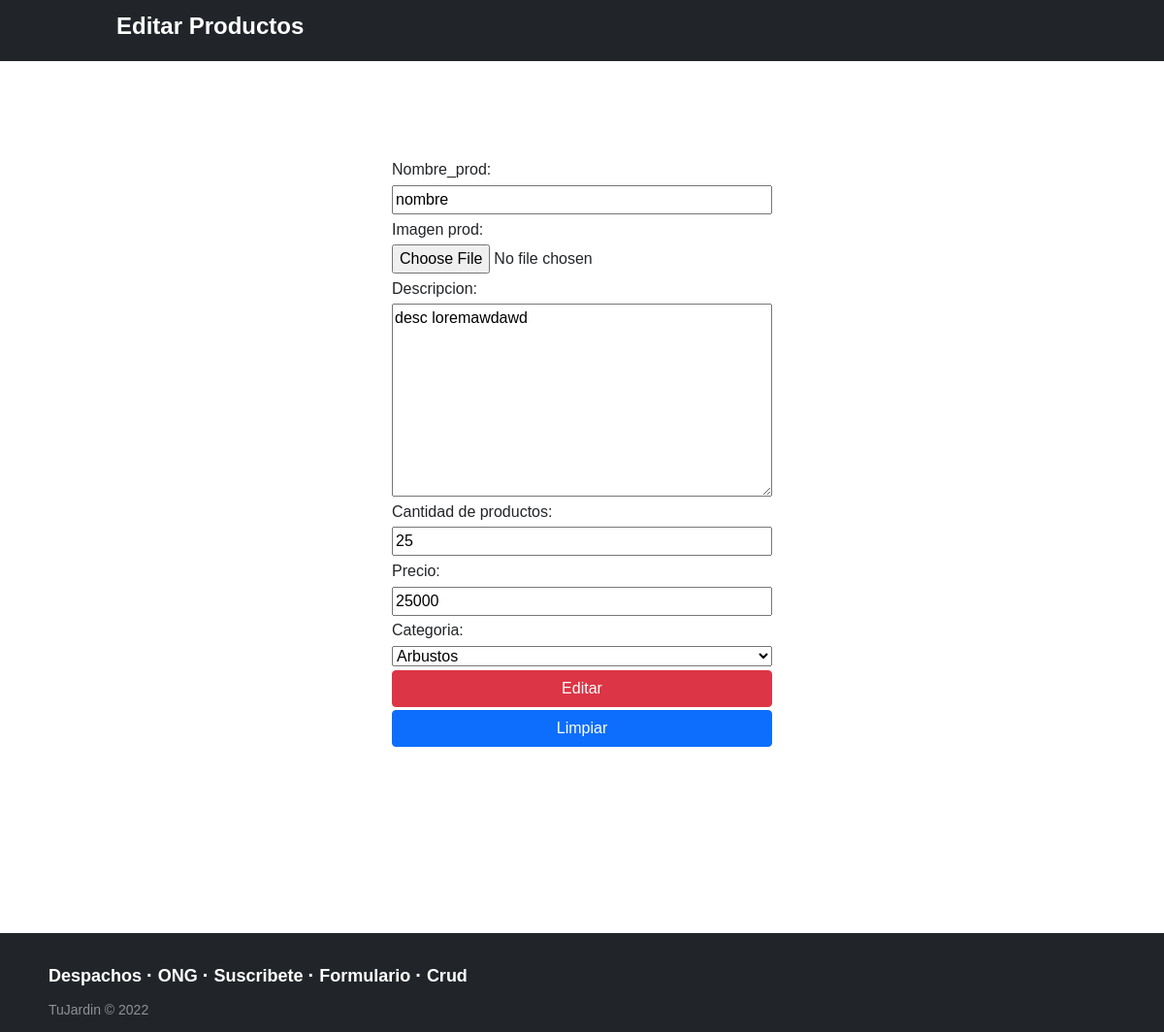
The page /mod_prod/3 on the database as committed earlier.
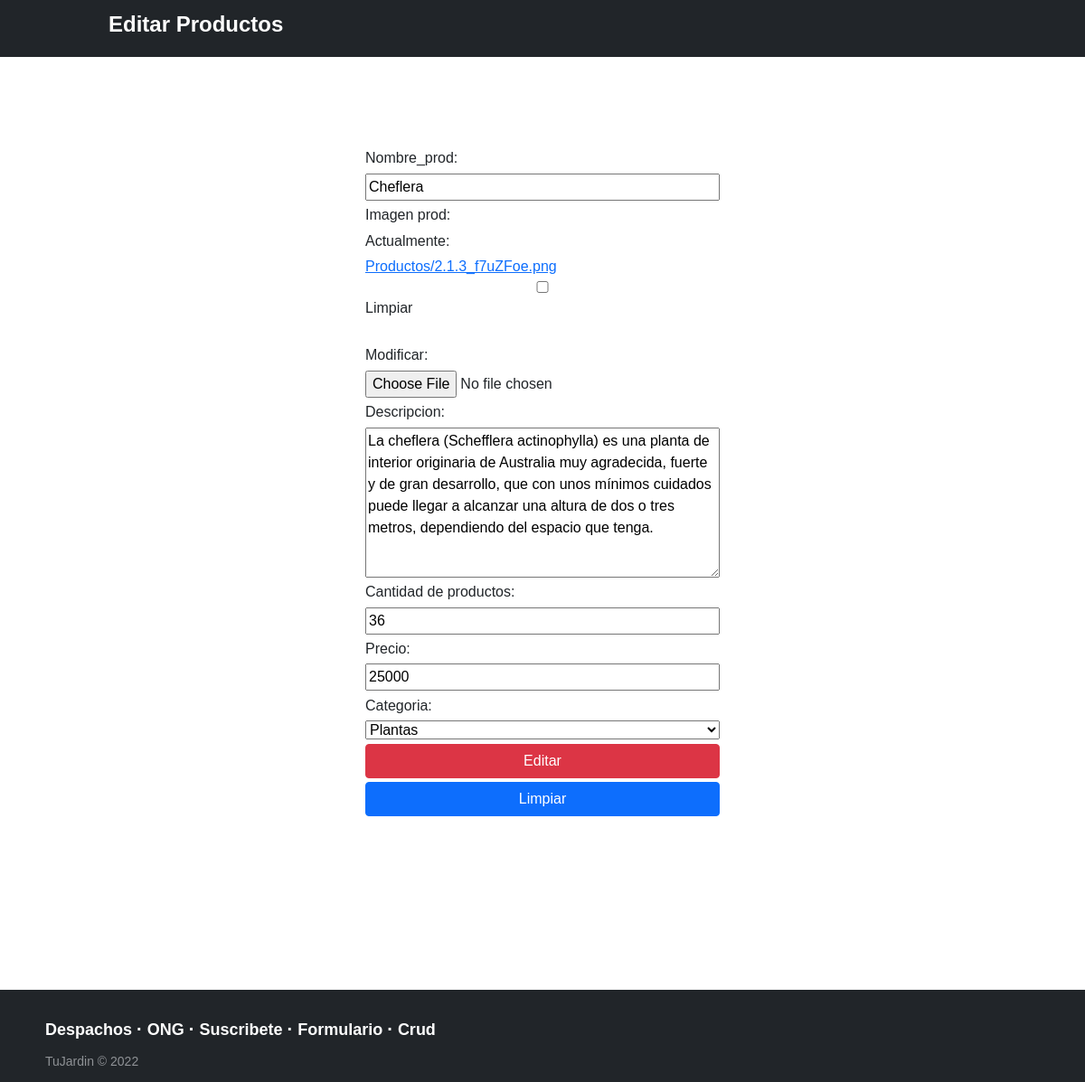
The same page on the database as committed later.
### core/models.py (models this page shows, shortened)
class Producto(models.Model):
    idProducto = models.AutoField(primary_key=True,verbose_name='id de Producto')
    nombre_prod = models.CharField(max_length=40,verbose_name='Nombre_prod')
    imagen_prod = models.ImageField(upload_to="Productos", null=True, blank=True) #python -m pip install Pillow   eso me lo pidio
    descripcion_prod = models.TextField(verbose_name='Descripcion')
    cantidad_prod = models.IntegerField(verbose_name='Cantidad de productos')
    precio_prod = models.IntegerField(verbose_name='Precio')
    categoria = models.ForeignKey(Categoria, null=True, blank=True, on_delete=models.CASCADE)

### core/views.py (the view, shortened to what this page needs)
# urls.py: path('mod_prod/<id>',mod_prod, name='mod'),
def mod_prod(request, id):
    producto = get_object_or_404(Producto, idProducto=id)
    datos = {
        'form': ProductoForm(instance=producto)
    }
    return render(request, 'core/mod.html', datos)

### core/forms.py
class ProductoForm(forms.ModelForm):
    class Meta:
        model = Producto
        fields = '__all__'
        exclude = ('idProducto',)

### core/models.py (called while the page is built)
    def __str__(self):
        return self.nombreCategoria

### core/templates/core/mod.html (shortened to what this page needs)
<html lang="en">
    {% load static %}
<head>
    <link href={% static 'core/css/index.css' %} rel="stylesheet" type="text/css">
    <link href="https://cdn.jsdelivr.net/npm/bootstrap@5.0.2/dist/css/bootstrap.min.css" rel="stylesheet">
</head>
<body>
    <nav class="navbar navbar-dark bg-dark">
        <span style="padding-left:10%;font-size: 1.5rem;font-weight: 700;" class="navbar-brand mb-2 h1">Editar Productos</span>
    </nav>
    <div class="container" style="margin-top: 5%;">
        <div class="row" style="margin: 9%;">
            <div class="col-xl-12 col-lg-12 col-md-12 col-sm-12" style="margin-bottom: 10%;">
                <div class="row-xl-6 row-lg-6 row-md-6 row-sm-6" style="display: flex;/* align-items: center; */justify-content: center;">
                    <form id="formulario" action="" method="post" style="display: grid; grid-row-gap: 0.6%;width: 60%;justify-content: center;margin: 0%;">
                            {{ form.as_table }}
                        <input type="submit" class="btn btn-danger" id="enviar" value="Editar">
                        <input type= "reset" class="btn btn-primary" id="limpiar" value="Limpiar">
                    </form>
                </div>
            </div>
        </div>
    </div>
    <footer class="footer-distributed">
        <div class="footer-right">
            <a href="#"></a>
            <a href="#"></a>
            <a href="#"></a>
            <a href="#"></a>
        </div>
        <div class="footer-left">
            <p class="footer-links">
                <p class="footer-links">
                              <a class="link-1" href={%url 'usuario' %}>Despachos</a>
                              <a href="#">ONG</a>
                              <a href="#">Suscribete</a>
                              <a href={% url 'formulario' %}>Formulario</a>
                              <a href={% url 'crud' %}>Crud</a>
                          </p>
            <p>TuJardin &copy; 2022</p>
        </div>
    </footer>
</body>
</html>

Rows that differ between the two databases and show on the page:
changed Producto: nombre_prod "nombre" → "Cheflera"; descripcion_prod "desc loremawdawd" → "La cheflera (Schefflera actinophylla) es una planta de interior originaria de Australia muy agradecida, fuerte y de gran desarrollo, que con unos mínimos cuidados puede llegar a alcanzar una altura de dos o tres metros, dependiendo del espacio que tenga."; cantidad_prod "25" → "36"; categoria "Arbustos" → "Plantas"
Other text that changed with them:
form field as_table: (not shown) → "☐"
text no longer shown: "Nombre_prod: Imagen prod: Descripcion: Cantidad de productos: Precio: Categoria:"
text now shown: "Nombre_prod: Imagen prod: Actualmente: Productos/2.1.3_f7uZFoe.png Limpiar Modificar: Descripcion: Cantidad de productos: Precio: Categoria:"
